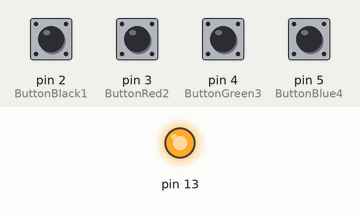
A sketch run on a simulated Arduino Leonardo, built with avr-gcc and run on an emulated ATmega32U4. On the bench: output pins drawn as LEDs (lit = HIGH). The inputs (shaded band) are chosen by the test bench; at power-on: pin 2 (ButtonBlack1), pin 3 (ButtonRed2), pin 4 (ButtonGreen3), pin 5 (ButtonBlue4) HIGH. USB keyboard and mouse output is not drawn.

Above: at 1.2 s.
1.3 s: pin 2 (ButtonBlack1) pulled LOW for 1 s
Timing chart, 0 to 4.3 s (numbered marks = the images above; inputs shaded):
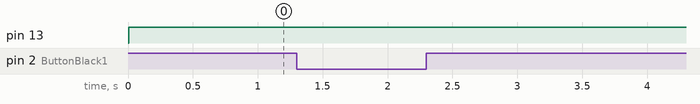

The sketch:

FootWheelMouse.ino
```cpp
/*
  ButtonMouseControl

 For Leonardo and Due boards only.

 Controls the mouse from five pushbuttons on an Arduino Leonardo, Micro or Due.

 Hardware:
 * 5 pushbuttons attached to D2, D3, D4, D5, D6


 The mouse movement is always relative. This sketch reads
 four pushbuttons, and uses them to set the movement of the mouse.

 WARNING:  When you use the Mouse.move() command, the Arduino takes
 over your mouse!  Make sure you have control before you use the mouse commands.

 created 15 Mar 2012
 modified 27 Mar 2012
 by Tom Igoe

 this code is in the public domain

 */

#include "Mouse.h"

const int ButtonBlack1 = 2;  // 左１ボタン→PWM[2]
const int ButtonRed2 = 3;    // 左２ボタン→PWM[3]
const int ButtonGreen3 = 4;  // 右２ボタン→PWM[4]
const int ButtonBlue4 = 5;   // 右１ボタン→PWM[5]

const int LED = 13;

//int range = 5;              // output range of X or Y movement; affects movement speed
//int responseDelay200 = 200;     // response delay of the mouse, in ms
//int responseDelay100 = 150;

int responseDelay1 = 200;     // response delay of the mouse, in ms
int responseDelay2 = 150;
int responseDelay3 = 150;
int responseDelay4 = 200;

void setup() {
  //Serial.begin(9600); //シリアル通信速度（Serial.println 使用時）
  // input
  pinMode(ButtonBlack1, INPUT);
  pinMode(ButtonRed2, INPUT);
  pinMode(ButtonGreen3, INPUT);
  pinMode(ButtonBlue4, INPUT);

  // output(LED)
  pinMode(13, OUTPUT);

  // initialize mouse control:
  Mouse.begin();
}


void loop() {


//  int clickState = digitalRead(ButtonBlue4);

/*
 if (digitalRead(ButtonBlack1) == LOW || digitalRead(ButtonRed2) == LOW || digitalRead(ButtonGreen3) == LOW || digitalRead(ButtonBlue4) == LOW) {
      //delay(10);
      // SW_OFF
      //if (digitalRead(ButtonBlue4) == LOW) {
        digitalWrite(13, LOW);    // LED 消灯
        responseDelay100 = 100;
        responseDelay200 = 200;
 }

*/

  /* ========================================== */
  /* ButtonBlack1 左１ */
  /* ========================================== */
  if (digitalRead(ButtonBlack1) == LOW) {
      digitalWrite(13, LOW);    // LED 消灯
      responseDelay1 = 200;
  } else
  if (digitalRead(ButtonBlack1) == HIGH) {
      delay(5);
      /* 遅延速度コントロール　*/
      responseDelay1 = responseDelay1 -5;
      if(responseDelay1 < 100) {
        responseDelay1 = 100;
      }

      //Serial.println( responseDelay1 );

      if (digitalRead(ButtonBlack1) == HIGH) {
        /* SW_ON */
        digitalWrite(13, HIGH);   // LED 点灯
        Mouse.move(0,0,1);        // Page UP
        delay(responseDelay1);  /* Mouse動作遅延 */
      }
  }

  /* ========================================== */
  /* ButtonRed2 左２*/
  /* ========================================== */
  if (digitalRead(ButtonRed2) == LOW) {
      responseDelay2 = 120;
      digitalWrite(13, LOW);    // LED 消灯
  } else
  if (digitalRead(ButtonRed2) == HIGH) {
      delay(5);
      if (digitalRead(ButtonRed2) == HIGH) {
        /* 遅延速度コントロール　*/
        responseDelay2 = responseDelay2 - 5;
        if(responseDelay2 < 40) {
          responseDelay2 = 40;
        }
        /* SW_ON */
        digitalWrite(13, HIGH);   // LED 点灯
        Mouse.move(0,0,1);        // Page UP
        delay(responseDelay2);  /* Mouse動作遅延 */
      }
  }

  /* ========================================== */
  /* ButtonGreen3 右２*/
  /* ========================================== */
  if (digitalRead(ButtonGreen3) == LOW) {
    responseDelay3 = 120;
    digitalWrite(13, LOW);    // LED 消灯
  } else
  if (digitalRead(ButtonGreen3) == HIGH) {
      delay(5);
      //Serial.println( responseDelay3 );
      if (digitalRead(ButtonGreen3) == HIGH) {
        /* 遅延速度コントロール　*/
        responseDelay3 = responseDelay3 - 5;
        if(responseDelay3 < 40) {
          responseDelay3 = 40;
        }
        /* SW_ON */
        digitalWrite(13, HIGH);   // LED 点灯
        Mouse.move(0,0,-1);        // Page UP
        delay(responseDelay3);  /* Mouse動作遅延 */
      }
  }

  /* ========================================== */
  /* 6 : ButtonBlue4 右１*/
  /* ========================================== */
  if (digitalRead(ButtonBlue4) == LOW) {
      digitalWrite(13, LOW);    // LED 消灯
      responseDelay4 = 200;
  } else
  if (digitalRead(ButtonBlue4) == HIGH) {
      delay(5);
      if (digitalRead(ButtonBlue4) == HIGH) {
        /* 遅延速度コントロール　*/
        responseDelay4 = responseDelay4 - 5;
        if(responseDelay4 < 40) {
          responseDelay4 = 40;
        }
        /* SW_ON */
        digitalWrite(13, HIGH);   // LED 点灯
        Mouse.move(0,0,-1);        // Page UP
        delay(responseDelay4);  /* Mouse動作遅延 */
      }
  }

}
```
